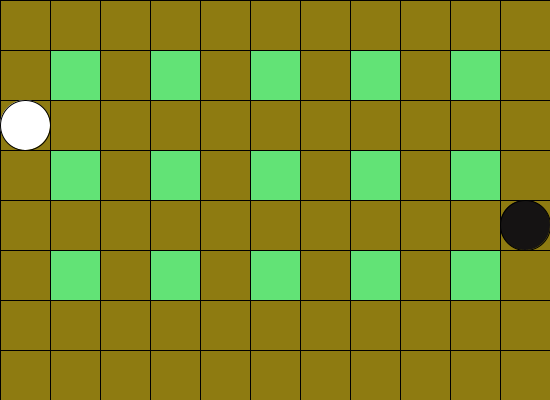
Frame 1 (no input)
Frame 60 (the mouse pressed at the canvas centre just before this capture): identical to frame 1, image omitted
Frame 120 (the mouse held since frame 60 and released just before this capture): identical to frame 1, image omitted

The Processing sketch that drew this single still picture (run headless with seeded random() and noise(); from frame 60 on, the mouse is pressed at the canvas centre):

// Processing sketch: week12_version3
// ── week12_version3.pde
int playerJ1=0, playerI1=2;
int playerJ2=10,playerI2=4;
int [][] bombT1 = new int[8][11];//0:沒有, 倒數計時frame
int [][] bombT2 = new int[8][11];
int [][] map = { //0: 路(可走), 1:房子(卡住), -1:紅色炸彈(卡住), -2: 會殺玩家的範圍(殺人) -3:紅色炸開後佔的範圍(可走)
                // 6: 綠色炸彈(卡住), 7:會殺玩家的範圍(殺人)  8:綠色炸開後佔的範圍(可走)
  {0,0,0,0,0,0,0,0,0,0,0},
  {0,1,0,1,0,1,0,1,0,1,0}, //1: 房子
  {0,0,0,0,0,0,0,0,0,0,0},
  {0,1,0,1,0,1,0,1,0,1,0}, //1: 房子
  {0,0,0,0,0,0,0,0,0,0,0},
  {0,1,0,1,0,1,0,1,0,1,0}, //1: 房子
  {0,0,0,0,0,0,0,0,0,0,0},  
  {0,0,0,0,0,0,0,0,0,0,0},
};
void setup(){
  size( 550, 400);
}
void explode1(int i, int j, int c){
  map[i][j]=c;
  bombT1[i][j]=30;
  if(i+1<8 && (map[i+1][j]!=1 && map[i+1][j]!=-1) ) {map[i+1][j]=c; bombT1[i+1][j]=30;}
  if(i-1>=0 && (map[i-1][j]!=1 && map[i-1][j]!=-1) ) {map[i-1][j]=c; bombT1[i-1][j]=30;}
  if(j+1<11 && (map[i][j+1]!=1 && map[i][j+1]!=-1) ) {map[i][j+1]=c; bombT1[i][j+1]=30;}
  if(j-1>=0 && (map[i][j-1]!=1 && map[i][j-1]!=-1) ) {map[i][j-1]=c; bombT1[i][j-1]=30;}
  if(i+1<8 && map[i+1][j]==map[playerI2][playerJ2] ) {
      player2died();
  }
  if(i-1>=0 && map[i-1][j]==map[playerI2][playerJ2] ) {
      player2died();
  }
  if(j+1<11 && map[i][j+1]==map[playerI2][playerJ2] ) {
      player2died();
  }
  if(j-1>=0 && map[i][j-1]==map[playerI2][playerJ2] ) {
      player2died();
  }
}
void explode2(int i, int j, int c){
  map[i][j]=c;
  bombT2[i][j]=30;
  if(i+1<8 && (map[i+1][j]!=1 && map[i+1][j]!=-1) ) {map[i+1][j]=c; bombT2[i+1][j]=30;}
  if(i-1>=0 && (map[i-1][j]!=1 && map[i-1][j]!=-1) ) {map[i-1][j]=c; bombT2[i-1][j]=30;}
  if(j+1<11 && (map[i][j+1]!=1 && map[i][j+1]!=-1) ) {map[i][j+1]=c; bombT2[i][j+1]=30;}
  if(j-1>=0 && (map[i][j-1]!=1 && map[i][j-1]!=-1) ) {map[i][j-1]=c; bombT2[i][j-1]=30;}
  if(i+1<8 && map[i+1][j]==map[playerI1][playerJ1] ) {
      player1died();
  }
  if(i-1>=0 && map[i-1][j]==map[playerI1][playerJ1] ) {
      player1died();
  }
  if(j+1<11 && map[i][j+1]==map[playerI1][playerJ1] ) {
      player1died();
  }
  if(j-1>=0 && map[i][j-1]==map[playerI1][playerJ1] ) {
      player1died();
  }
}
void draw(){
  background(#8E7B11);
  for(int i=0; i<8; i++){
    for(int j=0; j<11; j++){
      if(map[i][j]==1){
        fill(#62E376);
        rect(j*50, i*50, 50, 50);
      }else if(map[i][j]==-1){
        fill(#0F8FB4);
        rect(j*50, i*50, 50, 50);        
      }else if(map[i][j]==-2){
        fill(255);
        rect(j*50, i*50, 50, 50);   
      }else if(map[i][j]==-3){
        fill(#34E9F7);
        rect(j*50, i*50, 50, 50);   
      }else if(map[i][j]==6){
        fill(#F21111);
        rect(j*50, i*50, 50, 50);        
      }else if(map[i][j]==7){
        fill(255);
        rect(j*50, i*50, 50, 50);   
      }else if(map[i][j]==8){
        fill(#FA7C8F);
        rect(j*50, i*50, 50, 50);   
      }
    }
  }
  ///以上畫圖, 以下程式的執行判斷
  for(int i=0; i<8; i++){
    for(int j=0; j<11; j++){
      if(map[i][j]==1){
      }else if(map[i][j]==-1){
        if(bombT1[i][j]>0) bombT1[i][j]--;
        else{ //時間到,就炸
          explode1(i,j, -2);//可殺人
        }
      }else if(map[i][j]==-2){
        if(bombT1[i][j]>0) bombT1[i][j]--;
        else{ //時間到,就畫地盤的色彩
          map[i][j]=-3;
        }
      }else if(map[i][j]==6){
        if(bombT2[i][j]>0) bombT2[i][j]--;
        else{ //時間到,就炸
          explode2(i,j, 7);//可殺人
        }
      }else if(map[i][j]==7){
        if(bombT2[i][j]>0) bombT2[i][j]--;
        else{ //時間到,就畫地盤的色彩
          map[i][j]=8;
        }        
      }else{
        noFill();
        rect(j*50, i*50, 50, 50);
      }
    }
  }
  fill(255);
  int playerX1=playerJ1*50+25;
  int playerY1=playerI1*50+25;
  ellipse(playerX1, playerY1, 50,50);
  fill(#151313);
  int playerX2=playerJ2*50+25;
  int playerY2=playerI2*50+25;
  ellipse(playerX2,playerY2,50,50);
}
void keyPressed(){
  if(keyCode==RIGHT && notBlock1(1,0)) playerJ1++;
  if(keyCode==LEFT && notBlock1(-1,0)  ) playerJ1--;
  if(keyCode==DOWN && notBlock1(0,1) ) playerI1++;
  if(keyCode==UP && notBlock1(0,-1) ) playerI1--;
  if(key=='f' && notBlock2(1,0) ) playerJ2++;
  if(key=='s' && notBlock2(-1,0)) playerJ2--;
  if(key=='d' && notBlock2(0,1) ) playerI2++;
  if(key=='e' && notBlock2(0,-1) ) playerI2--;
  if(key==' ') {
    map[playerI1][playerJ1]=-1;//炸彈
    bombT1[playerI1][playerJ1]=60;//等60frame,1秒
  }
  if(key=='1') {
    map[playerI2][playerJ2]=6;//炸彈
    bombT2[playerI2][playerJ2]=60;//等60frame,1秒
  }
  int Score1=0;
  int Score2=0;
  if(key=='p'){
    for(int i=0;i<8;i++){
    for(int j=0;j<11;j++){
        if(map[i][j]==-3)Score1++;
        if(map[i][j]==8)Score2++;
      }
    }
    println(Score1);
    println(Score2);
  }
}
boolean notBlock1(int x, int y){
  if(playerI1+y<0 || playerI1+y>=8) return false;//超過界線
  if(playerJ1+x<0 || playerJ1+x>=11) return false;//超過界線
  if(map[playerI1+y][playerJ1+x]==1) return false;//不可以走
  else return true;//可以走
}
boolean notBlock2(int x, int y){
  if(playerI2+y<0 || playerI2+y>=8) return false;//超過界線
  if(playerJ2+x<0 || playerJ2+x>=11) return false;//超過界線
  if(map[playerI2+y][playerJ2+x]==1) return false;//不可以走
  else return true;//可以走
}
void player2died(){
  for(int i=0;i<8;i++){
   for(int j=0;j<11;j++){
     if(map[i][j]!=-3){
       if(map[i][j]==8)map[i][j]=0;
     }
   }
  }
}
void player1died(){
  for(int i=0;i<8;i++){
   for(int j=0;j<11;j++){
     if(map[i][j]!=8){
       if(map[i][j]==-3)map[i][j]=0;
     }
   }
  }
}
